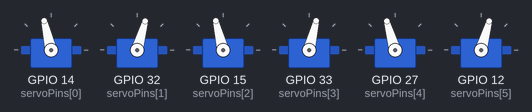
Simulated run of this sketch. Board: ESP32. Parts: 6 × servo.

Above: at 0.15 s.
At 4.35 s:
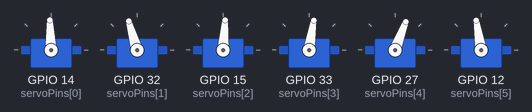
At 8.56 s:
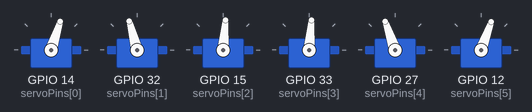
At 17.57 s:
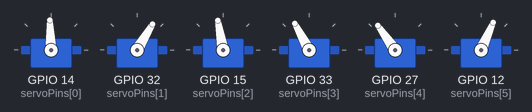
At 26.28 s:
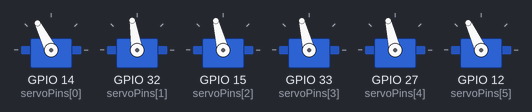
At 34.99 s:
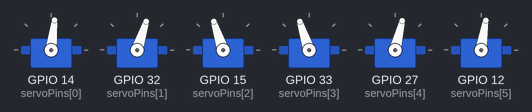
Timing chart, 0 to 35.0 s (numbered marks = the images above):
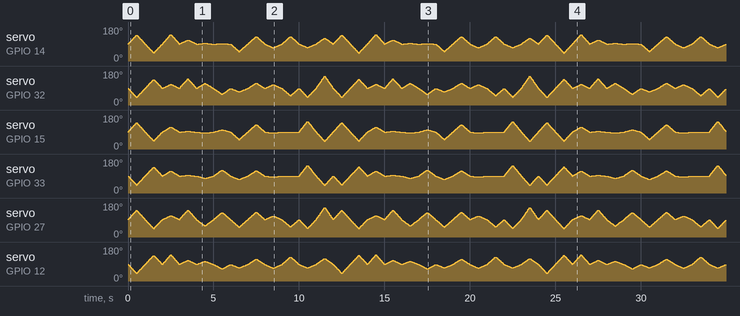

The sketch:

StewartPlatform.ino
```cpp
#include <ESP32Servo.h>

int DOFs[][6] =
{
  {90, 90, 90, 90, 90, 90}, // Home
  {138, 42, 140, 42, 140, 42}, // Heave 1
  {90, 90, 90, 90, 90, 90}, // Home
  {42, 138, 42, 138, 42, 138}, // Heave 2
  {90, 90, 90, 90, 90, 90}, // Home
  {141.33, 112.75, 117.4, 117.4, 112.75, 141.33}, // Surge 1
  {90, 90, 90, 90, 90, 90}, // Home
  {112.75, 141.33, 94.74, 94.74, 141.33, 112.75}, // Surge 2
  {90, 90, 90, 90, 90, 90}, // Home
  {94, 117, 85, 78, 56, 107}, // Sway 1
  {90, 90, 90, 90, 90, 90}, // Home
  {93, 58, 102, 122, 128, 66}, // Sway 2
  {90, 90, 90, 90, 90, 90}, // Home
  {50, 72, 50, 72, 50, 72}, // Yaw 1
  {90, 90, 90, 90, 90, 90}, // Home
  {130, 118, 130, 118, 130, 118}, // Yaw 2
  {90, 90, 90, 90, 90, 90}, // Home
  {70, 110, 85, 85, 110, 70}, // Pitch 1
  {90, 90, 90, 90, 90, 90}, // Home
  {130, 51, 91, 91, 51, 130}, // Pitch 2
  {90, 90, 90, 90, 90, 90}, // Home
  {71, 43, 147, 147, 43, 71}, // Roll 1
  {90, 90, 90, 90, 90, 90}, // Home
  {122, 155, 40, 40, 155, 122} // Roll 2

};

int numDofs = 24;

// int servoIndex = 0;
int dofIndex = 0;
int8_t offs[6] = {0, -2, 0, 0, 2, -2};
Servo servos[6];
int servoPins[6] = {14, 32, 15, 33, 27, 12};
unsigned long prevMillis = 0;
unsigned long timer = 0;

int duration = 500;

void setup()
{
    //Serial.begin(115200);
    for (int i = 0; i < 6; i++)
    {
        servos[i].attach(servoPins[i]);
    }
}

void loop()
{
    unsigned long now = millis();
    unsigned long deltaTime = now - prevMillis;
    prevMillis = now;
    timer += deltaTime;
     float ratio = timer / (float)duration;

    if(timer >= duration)
    {
        // change angles to next set
        dofIndex = (dofIndex + 1) % numDofs;
        ratio = 0;
        //Serial.println(dofIndex);
        timer = 0;
    }

 //Serial.println(ratio);
    for (int i = 0; i < 6; i++)
    {
        int start = DOFs[dofIndex][i];
        int end = DOFs[(dofIndex + 1) % numDofs][i];
        int servoVal = Lerp(start + offs[i], end + offs[i], ratio);
        //Serial.println(servoVal);
        servos[i].write(servoVal);
    }

}

int Lerp(int startPos, int endPos, float t)
{
    return startPos + (endPos - startPos) * t;
}
```
